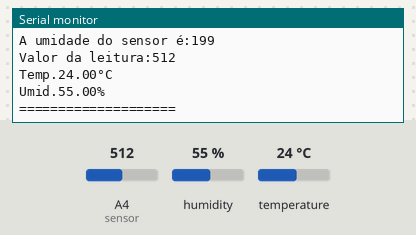
Simulated run of this sketch. Board: Arduino Uno, built with avr-gcc and run on an emulated ATmega328P. On the bench: the last lines printed to the serial monitor. The inputs (shaded band) are chosen by the test bench; at power-on: humidity 55 %, A4 (sensor) = 512, temperature 24 °C.

Above: at 1.7 s.
1.8 s: humidity set to 22 %
At 2.33 s:
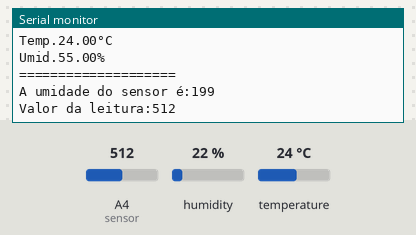
3.9 s: A4 (sensor) set to 716
At 4.8 s:
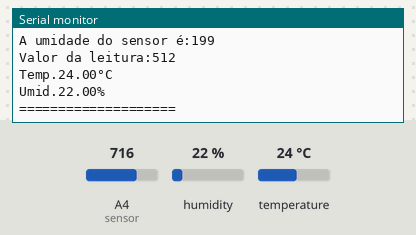
6.0 s: temperature set to 12 °C
At 7.8 s:
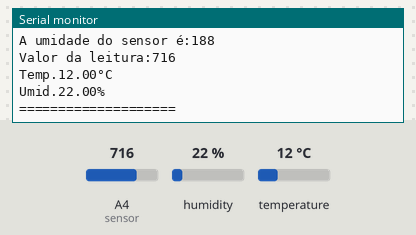
8.1 s: A4 (sensor) set to 900
At 8.35 s:
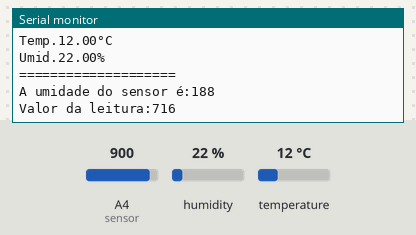
10.2 s: humidity set to 40 %
At 11.36 s:
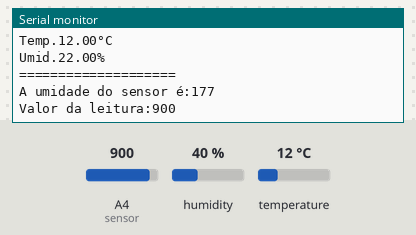
Timing chart, 0 to 13.2 s (numbered marks = the images above; inputs shaded):
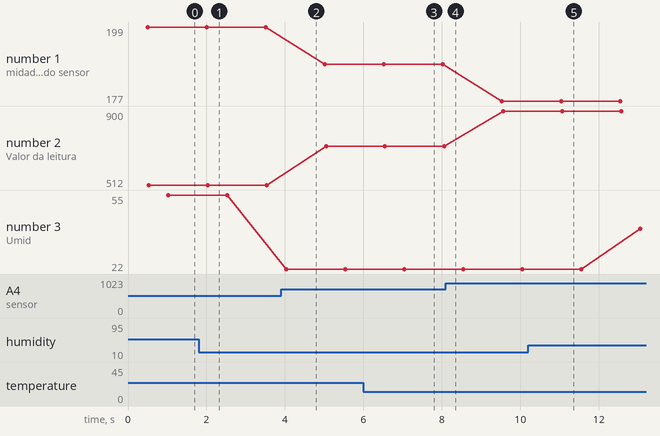

Measured:
- after the input at 6.0 s, the serial monitor: prints a new line after 1.0 s (image 3)
- plotted number 1: 199 → 188 after the input at 3.9 s, 188 → 177 after the input at 8.1 s
- plotted number 2: 512 → 716 after the input at 3.9 s, 716 → 900 after the input at 8.1 s
- plotted number 3: 22 → 40 after the input at 10.2 s

The sketch:

dois_juntos.ino
```cpp
#include <DHT.h>

#define sensor 4
#define DHT_PIN 13
#define DHTTYPE DHT22

int umidade = 0;
int ValorAnalog = 0;

DHT dht(DHT_PIN, DHTTYPE);

float humidity, temperature;


void setup()
{
  Serial.begin(9600);
  Serial.println("Inicializando Sistema...");
  delay(500);

  pinMode(sensor, INPUT); //Configura o Pino do Sensor como Entrada

  //ValorAnterior = analogRead(sensor);
}

void loop()
{

  ValorAnalog = analogRead(sensor); //Leitura do Valor Analógico do Sensor

  umidade = map(ValorAnalog, 4095, 2300, 0, 100);          //Mapeando o valor entre 0 e 100
  //umidade = 100 - UmidPercent;                              // Invertendo os valores para melhor compreensão

  Serial.print ("A umidade do sensor é:");
  Serial.println(umidade);
  Serial.print ("Valor da leitura:");
  Serial.println (ValorAnalog);

  delay(500);

      humidity =    dht.readHumidity();
      temperature = dht.readTemperature();

                Serial.print("Temp.");
                Serial.print(temperature);
                Serial.print("°");
                Serial.println("C");

                Serial.print("Umid.");
                Serial.print(humidity);
                Serial.println("%");
                Serial.println("====================");

  delay(500);


    /*if ( (umidade > (ValorAnterior) + 1) || (umidade < (ValorAnterior) - 1)) */  // Essa Linha so serve caso eu não queira que o ESP leia repetidamente.

    /*if (umidade < 40)
    {
      Serial.print("O sensor esta com:");
      Serial.print(umidade);
      Serial.println("% de umidade");
      Serial.println("====================");
      Serial.println("Pouca Água");
      Serial.println("====================");
    }

    else if (umidade >= 60)
    {
      Serial.print("O sensor esta com:");
      Serial.print(umidade);
      Serial.println("% de umidade");
      Serial.println("====================");
      Serial.println("Umidade Normal");
      Serial.println("====================");

    }

    else if (umidade >= 75)
    {
      Serial.print("O sensor esta com:");
      Serial.print(umidade);
      Serial.println("% de umidade");
      Serial.println("====================");
      Serial.println("Muita água");
      Serial.println("====================");

    }

  */
  //ValorAnterior = umidade;
  delay(500);

}
```
